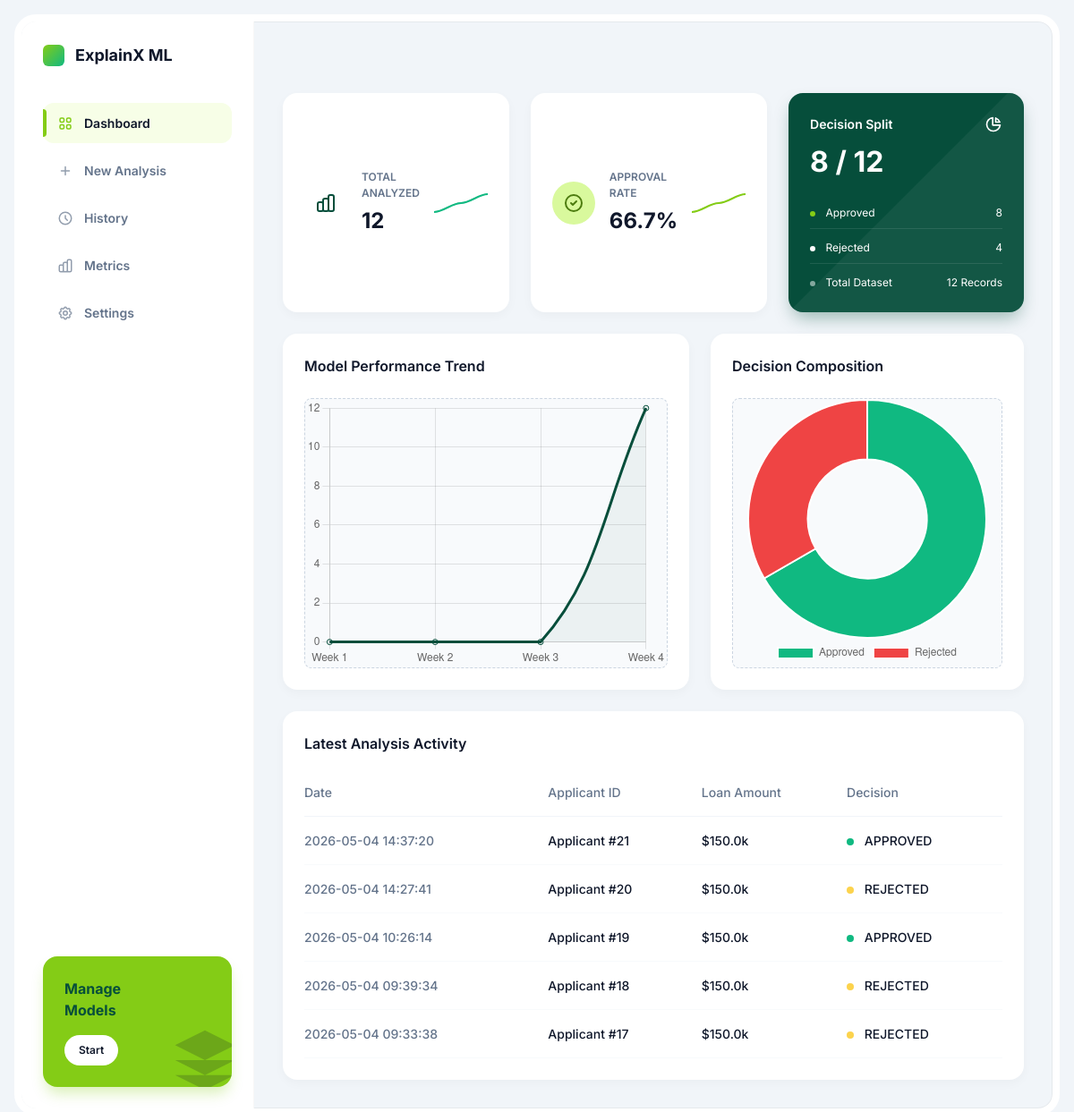
Page /dashboard on the earlier database version.
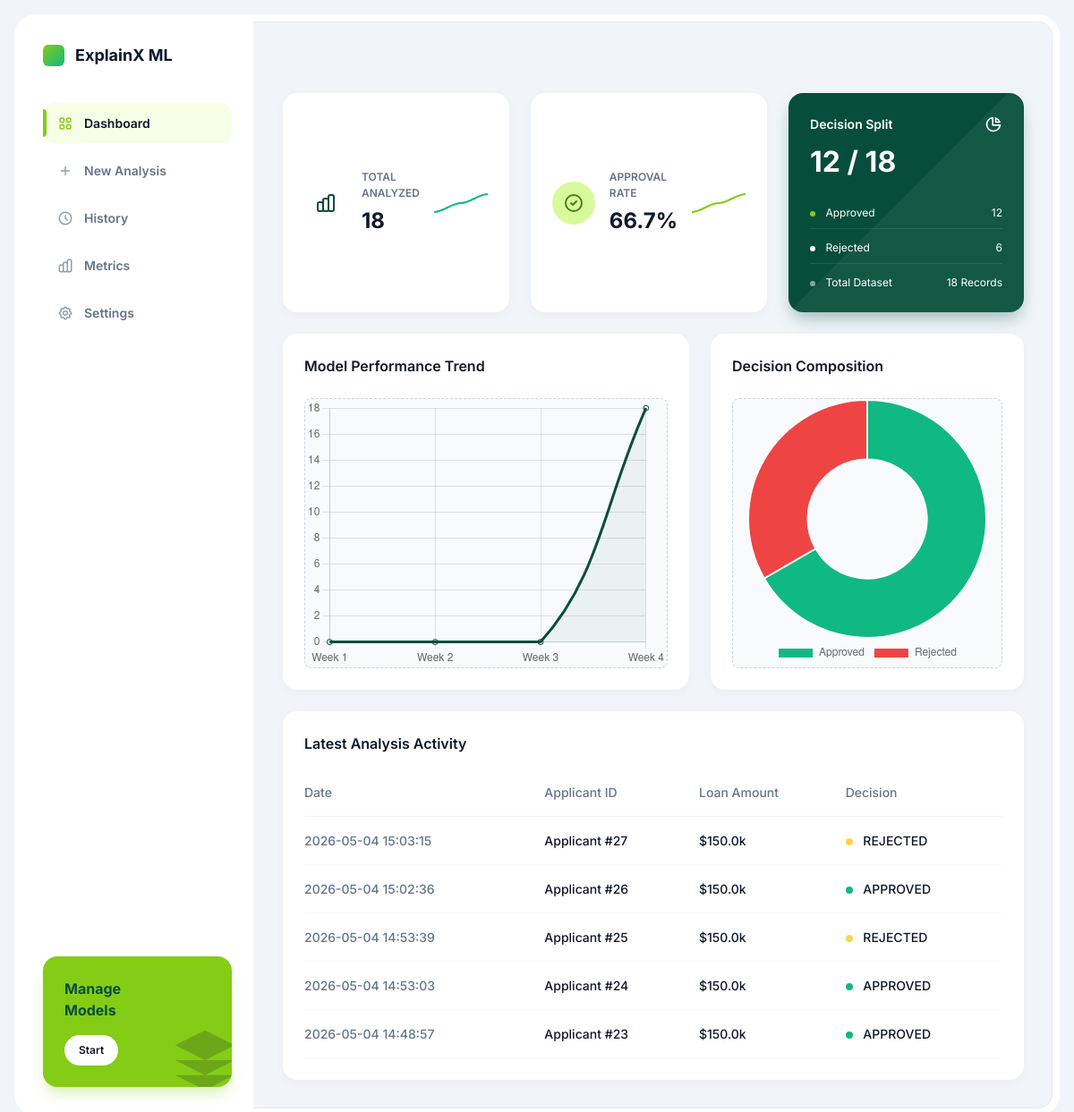
Same page on the later database version.
### tables this page shows
CREATE TABLE predictions (

    id INTEGER PRIMARY KEY AUTOINCREMENT,

    gender INTEGER,
    married INTEGER,
    dependents INTEGER,
    education INTEGER,
    self_employed INTEGER,

    applicant_income REAL,
    coapplicant_income REAL,

    loan_amount REAL,
    loan_term REAL,

    credit_history REAL,

    property_area INTEGER,

    prediction TEXT,

    created_at TIMESTAMP DEFAULT CURRENT_TIMESTAMP
);

### app.py (the view)
@app.route("/dashboard")
def dashboard():
    try:
        conn = sqlite3.connect("explainx.db")
        conn.row_factory = sqlite3.Row
        cursor = conn.cursor()
        cursor.execute("SELECT COUNT(*) as total FROM predictions")
        total_count = cursor.fetchone()['total']
        cursor.execute("SELECT COUNT(*) as approved FROM predictions WHERE prediction='APPROVED'")
        approved_count = cursor.fetchone()['approved']
        cursor.execute("SELECT COUNT(*) as rejected FROM predictions WHERE prediction='REJECTED'")
        rejected_count = cursor.fetchone()['rejected']
        cursor.execute("SELECT * FROM predictions ORDER BY created_at DESC LIMIT 5")
        recent_activity = cursor.fetchall()
        conn.close()
        stats = {
            "total": total_count,
            "approved": approved_count,
            "rejected": rejected_count,
            "approval_rate": round((approved_count / total_count * 100), 1) if total_count > 0 else 0
        }
    except Exception as e:
        print("Dashboard error:", e)
        stats = {"total": 0, "approved": 0, "rejected": 0, "approval_rate": 0}
        recent_activity = []
    return render_template("dashboard.html", stats=stats, activity=recent_activity)

### templates/dashboard.html (shortened to what the changed rows need)
{% extends "base.html" %}
{% block content %}
<div class="top-row">
    <div class="kpi-card">
        <div class="kpi-content">
            <div class="kpi-title">Total Analyzed</div>
            <div class="kpi-value">
                {{ stats.total }}
            </div>
        </div>
    </div>
    <div class="dark-card">
        <div class="dark-card-title">
            Decision Split
        </div>
        <div class="dark-card-value">{{ stats.approved }} / {{ stats.total }}</div>
        <div class="dark-card-stats">
            <div class="stat-row">
                <span><span class="dot"></span> Approved</span>
                <span>{{ stats.approved }}</span>
            </div>
            <div class="stat-row">
                <span><span class="dot white"></span> Rejected</span>
                <span>{{ stats.rejected }}</span>
            </div>
            <div class="stat-row">
                <span><span class="dot gray"></span> Total Dataset</span>
                <span>{{ stats.total }} Records</span>
            </div>
        </div>
    </div>
</div>
<div class="main-grid">
    <div class="chart-card">
        <div class="chart-body">
            <canvas id="performanceChart"></canvas>
        </div>
    </div>
</div>
<div class="table-card">
    {% if activity %}
    <table class="custom-table">
        <thead>
            <tr>
                <th>Date</th>
                <th>Applicant ID</th>
                <th>Loan Amount</th>
                <th>Decision</th>
            </tr>
        </thead>
        <tbody>
            {% for row in activity %}
            <tr>
                <td style="color:var(--text-muted)">{{ row.created_at }}</td>
                <td>Applicant #{{ row.id }}</td>
                <td>${{ row.loan_amount }}k</td>
                <td>
                    <span class="status-dot {{ 'completed' if row.prediction == 'APPROVED' else 'pending' }}"></span>
                    {{ row.prediction }}
                </td>
            </tr>
            {% endfor %}
        </tbody>
    </table>
    {% else %}
    <div style="text-align: center; padding: 2rem; color: var(--text-muted);">
        No recent activity. Run a new analysis to see results here.
    </div>
    {% endif %}
</div>
<script>
    // Performance Trend (Mock data for trend, but using real count)
    const ctxPerf = document.getElementById('performanceChart').getContext('2d');
    new Chart(ctxPerf, {
        type: 'line',
        data: {
            labels: ['Week 1', 'Week 2', 'Week 3', 'Week 4'],
            datasets: [{
                label: 'Analyses',
                data: [0, 0, 0, {{ stats.total }}],
                borderColor: '#064e3b',
                tension: 0.4,
                fill: true,
                backgroundColor: 'rgba(6, 78, 59, 0.05)'
            }]
        },
        options: {
            responsive: true,
            maintainAspectRatio: false,
            plugins: { legend: { display: false } },
            scales: { y: { beginAtZero: true } }
        }
    });
    // Decision Split Donut
    const ctxSplit = document.getElementById('splitChart').getContext('2d');
    new Chart(ctxSplit, {
        type: 'doughnut',
        data: {
            labels: ['Approved', 'Rejected'],
            datasets: [{
                data: [{{ stats.approved }}, {{ stats.rejected }}],
                backgroundColor: ['#10b981', '#ef4444'],
                hoverOffset: 4
            }]
        },
        options: {
            responsive: true,
            maintainAspectRatio: false,
            plugins: { legend: { position: 'bottom' } }
        }
    });
</script>
{% endblock %}

Differences in the rows shown:
no longer on this page (row unchanged): predictions: created_at "2026-05-04 14:37:20", id "21", loan_amount "150.0", prediction "APPROVED"
no longer on this page (row unchanged): predictions: created_at "2026-05-04 14:27:41", id "20", loan_amount "150.0", prediction "REJECTED"
no longer on this page (row unchanged): predictions: created_at "2026-05-04 10:26:14", id "19", loan_amount "150.0", prediction "APPROVED"
no longer on this page (row unchanged): predictions: created_at "2026-05-04 09:39:34", id "18", loan_amount "150.0", prediction "REJECTED"
no longer on this page (row unchanged): predictions: created_at "2026-05-04 09:33:38", id "17", loan_amount "150.0", prediction "REJECTED"
added predictions: created_at "2026-05-04 15:03:15", id "27", loan_amount "150.0", prediction "REJECTED"
added predictions: created_at "2026-05-04 15:02:36", id "26", loan_amount "150.0", prediction "APPROVED"
added predictions: created_at "2026-05-04 14:53:39", id "25", loan_amount "150.0", prediction "REJECTED"
added predictions: created_at "2026-05-04 14:53:03", id "24", loan_amount "150.0", prediction "APPROVED"
added predictions: created_at "2026-05-04 14:48:57", id "23", loan_amount "150.0", prediction "APPROVED"
Other differences:
{{ stats.total }}: "12" → "18"
{{ stats.approved }}: "8" → "12"
{{ stats.rejected }}: "4" → "6"
chart data {{ stats.total }}: 12 → 18
chart data {{ stats.approved }}: 8 → 12
chart data {{ stats.rejected }}: 4 → 6
